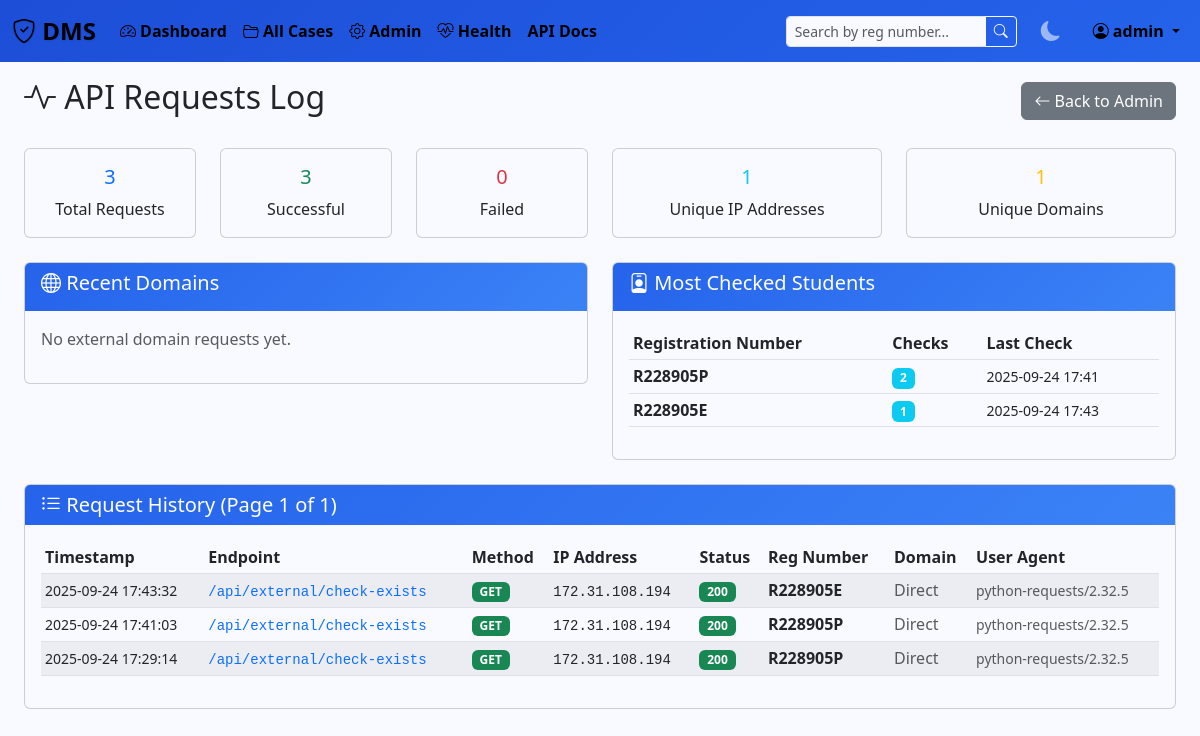
The page /admin/requests-log (signed in) on the database its author committed.
### tables this page shows
CREATE TABLE users (
            id INTEGER PRIMARY KEY AUTOINCREMENT,
            username TEXT UNIQUE NOT NULL,
            email TEXT UNIQUE NOT NULL,
            password_hash TEXT NOT NULL,
            role TEXT NOT NULL DEFAULT 'student',
            created_at TIMESTAMP DEFAULT CURRENT_TIMESTAMP,
            is_active BOOLEAN DEFAULT 1
        , can_give_verdict BOOLEAN DEFAULT 0, department TEXT, failed_login_attempts INTEGER DEFAULT 0, locked_until TIMESTAMP NULL, temp_password_hash TEXT NULL, temp_password_expiry TIMESTAMP NULL);

CREATE TABLE api_requests_log (
            id INTEGER PRIMARY KEY AUTOINCREMENT,
            endpoint TEXT NOT NULL,
            method TEXT NOT NULL,
            ip_address TEXT,
            user_agent TEXT,
            request_data TEXT,
            response_status INTEGER,
            reg_number_checked TEXT,
            requesting_domain TEXT,
            timestamp TIMESTAMP DEFAULT CURRENT_TIMESTAMP
        );

### app.py (the view)
@app.route('/admin/requests-log')
@login_required
@require_role('admin')
def requests_log():
    conn = get_db_connection()
    page = request.args.get('page', 1, type=int)
    per_page = 50
    offset = (page - 1) * per_page
    requests_data = conn.execute('''
        SELECT * FROM api_requests_log
        ORDER BY timestamp DESC
        LIMIT ? OFFSET ?
    ''', (per_page, offset)).fetchall()
    total_count = conn.execute('SELECT COUNT(*) as count FROM api_requests_log').fetchone()['count']
    stats = conn.execute('''
        SELECT
            COUNT(*) as total_requests,
            COUNT(DISTINCT ip_address) as unique_ips,
            COUNT(DISTINCT requesting_domain) as unique_domains,
            SUM(CASE WHEN response_status = 200 THEN 1 ELSE 0 END) as successful_requests,
            SUM(CASE WHEN response_status >= 400 THEN 1 ELSE 0 END) as failed_requests
        FROM api_requests_log
    ''').fetchone()
    recent_domains = conn.execute('''
        SELECT requesting_domain, COUNT(*) as request_count, MAX(timestamp) as last_request
        FROM api_requests_log
        WHERE requesting_domain IS NOT NULL AND requesting_domain != 'direct'
        GROUP BY requesting_domain
        ORDER BY last_request DESC
        LIMIT 10
    ''').fetchall()
    top_reg_numbers = conn.execute('''
        SELECT reg_number_checked, COUNT(*) as check_count, MAX(timestamp) as last_check
        FROM api_requests_log
        WHERE reg_number_checked IS NOT NULL
        AND reg_number_checked NOT LIKE '%numbers%'
        GROUP BY reg_number_checked
        ORDER BY check_count DESC
        LIMIT 10
    ''').fetchall()
    conn.close()
    total_pages = (total_count + per_page - 1) // per_page
    return render_template('requests_log.html',
                         requests=requests_data,
                         stats=stats,
                         recent_domains=recent_domains,
                         top_reg_numbers=top_reg_numbers,
                         page=page,
                         total_pages=total_pages,
                         total_count=total_count)

### templates/requests_log.html (shortened to what this page needs)
{% extends "base.html" %}
{% block content %}
<div class="container-fluid">
    <div class="d-flex justify-content-between align-items-center mb-4">
        <h2><i class="bi bi-activity"></i> API Requests Log</h2>
        <a href="{{ url_for('admin_panel') }}" class="btn btn-secondary">
            <i class="bi bi-arrow-left"></i> Back to Admin
        </a>
    </div>
    <div class="row mb-4">
        <div class="col-md-2">
            <div class="card text-center">
                <div class="card-body">
                    <h5 class="card-title text-primary">{{ stats.total_requests }}</h5>
                    <p class="card-text">Total Requests</p>
                </div>
            </div>
        </div>
        <div class="col-md-2">
            <div class="card text-center">
                <div class="card-body">
                    <h5 class="card-title text-success">{{ stats.successful_requests }}</h5>
                    <p class="card-text">Successful</p>
                </div>
            </div>
        </div>
        <div class="col-md-2">
            <div class="card text-center">
                <div class="card-body">
                    <h5 class="card-title text-danger">{{ stats.failed_requests }}</h5>
                    <p class="card-text">Failed</p>
                </div>
            </div>
        </div>
        <div class="col-md-3">
            <div class="card text-center">
                <div class="card-body">
                    <h5 class="card-title text-info">{{ stats.unique_ips }}</h5>
                    <p class="card-text">Unique IP Addresses</p>
                </div>
            </div>
        </div>
        <div class="col-md-3">
            <div class="card text-center">
                <div class="card-body">
                    <h5 class="card-title text-warning">{{ stats.unique_domains }}</h5>
                    <p class="card-text">Unique Domains</p>
                </div>
            </div>
        </div>
    </div>
    <div class="row mb-4">
        <div class="col-md-6">
            <div class="card">
                <div class="card-header">
                    <h5><i class="bi bi-globe"></i> Recent Domains</h5>
                </div>
                <div class="card-body">
                    {% if recent_domains %}
                    <div class="table-responsive">
                        <table class="table table-sm">
                            <thead>
                                <tr>
                                    <th>Domain</th>
                                    <th>Requests</th>
                                    <th>Last Request</th>
                                </tr>
                            </thead>
                            <tbody>
                                {% for domain in recent_domains %}
                                <tr>
                                    <td><code>{{ domain.requesting_domain }}</code></td>
                                    <td><span class="badge bg-primary">{{ domain.request_count }}</span></td>
                                    <td><small>{{ domain.last_request[:16] }}</small></td>
                                </tr>
                                {% endfor %}
                            </tbody>
                        </table>
                    </div>
                    {% else %}
                    <p class="text-muted">No external domain requests yet.</p>
                    {% endif %}
                </div>
            </div>
        </div>
        <div class="col-md-6">
            <div class="card">
                <div class="card-header">
                    <h5><i class="bi bi-person-badge"></i> Most Checked Students</h5>
                </div>
                <div class="card-body">
                    {% if top_reg_numbers %}
                    <div class="table-responsive">
                        <table class="table table-sm">
                            <thead>
                                <tr>
                                    <th>Registration Number</th>
                                    <th>Checks</th>
                                    <th>Last Check</th>
                                </tr>
                            </thead>
                            <tbody>
                                {% for reg in top_reg_numbers %}
                                <tr>
                                    <td><strong>{{ reg.reg_number_checked }}</strong></td>
                                    <td><span class="badge bg-info">{{ reg.check_count }}</span></td>
                                    <td><small>{{ reg.last_check[:16] }}</small></td>
                                </tr>
                                {% endfor %}
                            </tbody>
                        </table>
                    </div>
                    {% else %}
                    <p class="text-muted">No student checks yet.</p>
                    {% endif %}
                </div>
            </div>
        </div>
    </div>
    <div class="card">
        <div class="card-header">
            <h5 class="mb-0">
                <i class="bi bi-list-ul"></i> Request History
                (Page {{ page }} of {{ total_pages }})
            </h5>
        </div>
        <div class="card-body">
            {% if requests %}
            <div class="table-responsive">
                <table class="table table-striped table-sm">
                    <thead>
                        <tr>
                            <th>Timestamp</th>
                            <th>Endpoint</th>
                            <th>Method</th>
                            <th>IP Address</th>
                            <th>Status</th>
                            <th>Reg Number</th>
                            <th>Domain</th>
                            <th>User Agent</th>
                        </tr>
                    </thead>
                    <tbody>
                        {% for req in requests %}
                        <tr>
                            <td><small>{{ req.timestamp[:19] }}</small></td>
                            <td>
                                <code class="text-primary">{{ req.endpoint }}</code>
                            </td>
                            <td>
                                <span class="badge
                                    {% if req.method == 'GET' %}bg-success{% endif %}
                                ">
                                    {{ req.method }}
                                </span>
                            </td>
                            <td>
                                <span class="text-monospace">{{ req.ip_address or 'N/A' }}</span>
                            </td>
                            <td>
                                <span class="badge
                                    {% if req.response_status == 200 %}bg-success{% endif %}
                                ">
                                    {{ req.response_status }}
                                </span>
                            </td>
                            <td>
                                {% if req.reg_number_checked %}
                                    <strong>{{ req.reg_number_checked }}</strong>
                                {% else %}
                                    <span class="text-muted">-</span>
                                {% endif %}
                            </td>
                            <td>
                                {% if req.requesting_domain and req.requesting_domain != 'direct' %}
                                    <code class="text-info">{{ req.requesting_domain }}</code>
                                {% else %}
                                    <span class="text-muted">Direct</span>
                                {% endif %}
                            </td>
                            <td>
                                <small class="text-muted" title="{{ req.user_agent }}">
                                    {{ req.user_agent[:30] if req.user_agent else 'N/A' }}{% if req.user_agent and req.user_agent|length > 30 %}...{% endif %}
                                </small>
                            </td>
                        </tr>
                        {% endfor %}
                    </tbody>
                </table>
            </div>
            {% else %}
            <div class="text-center py-4">
                <i class="bi bi-inbox text-muted" style="font-size: 3rem;"></i>
                <p class="text-muted mt-2">No API requests logged yet.</p>
                <p class="text-muted small">Requests will appear here once external systems start using the API.</p>
            </div>
            {% endif %}
        </div>
    </div>
</div>
{% endblock %}

### templates/base.html (shortened to what this page needs)
<!DOCTYPE html>
<html lang="en" data-bs-theme="light">
<head>
    <link href="https://cdn.jsdelivr.net/npm/bootstrap@5.3.0/dist/css/bootstrap.min.css" rel="stylesheet">
    <link href="https://cdn.jsdelivr.net/npm/bootstrap-icons@1.10.0/font/bootstrap-icons.css" rel="stylesheet">
</head>
<body>
    {% if current_user.is_authenticated %}
    <nav class="navbar navbar-expand-lg navbar-dark bg-dark">
        <div class="container-fluid">
            <a class="navbar-brand" href="{{ url_for('dashboard') }}">
                <i class="bi bi-shield-check"></i> DMS
            </a>
            <div class="collapse navbar-collapse" id="navbarNav">
                <ul class="navbar-nav me-auto">
                    <li class="nav-item">
                        <a class="nav-link" href="{{ url_for('dashboard') }}">
                            <i class="bi bi-speedometer2"></i> Dashboard
                        </a>
                    </li>
                    {% if current_user.has_permission('staff') %}
                    <li class="nav-item">
                        <a class="nav-link" href="{{ url_for('cases') }}">
                            <i class="bi bi-folder2-open"></i> All Cases
                        </a>
                    </li>
                    {% endif %}
                    {% if current_user.role == 'admin' %}
                    <li class="nav-item">
                        <a class="nav-link" href="{{ url_for('admin_panel') }}">
                            <i class="bi bi-gear"></i> Admin
                        </a>
                    </li>
                    <li class="nav-item">
                        <a class="nav-link" href="{{ url_for('health_dashboard') }}">
                            <i class="bi bi-heart-pulse"></i> Health
                        </a>
                    </li>
                    <li class="nav-item">
                        <a class="nav-link" href="{{ url_for('api_documentation') }}">API Docs</a>
                    </li>
                    {% endif %}
                </ul>
                <div class="search-container me-3">
                    <div class="input-group input-group-sm">
                        <input type="text" class="form-control" id="searchInput" placeholder="Search by reg number..." style="width: 200px;">
                        <button class="btn btn-outline-light" type="button" id="searchBtn">
                            <i class="bi bi-search"></i>
                        </button>
                    </div>
                </div>
                <button class="theme-toggle me-3" id="themeToggle" title="Toggle theme">
                    <i class="bi bi-sun-fill" id="themeIcon"></i>
                </button>
                <div class="navbar-nav">
                    <div class="nav-item dropdown">
                        <a class="nav-link dropdown-toggle" href="#" role="button" data-bs-toggle="dropdown">
                            <i class="bi bi-person-circle"></i> {{ current_user.username }}
                        </a>
                    </div>
                </div>
            </div>
        </div>
    </nav>
    {% endif %}
    <div class="container-fluid mt-3">
        {% block content %}{% endblock %}
    </div>
</body>
</html>

### rows shown on the page
users: username "admin"
api_requests_log: timestamp "2025-09-24 17:43:32", endpoint "/api/external/check-exists", method "GET", ip_address "172.31.108.194", response_status "200", reg_number_checked "R228905E", requesting_domain "Direct", user_agent "python-requests/2.32.5"
api_requests_log: timestamp "2025-09-24 17:41:03", endpoint "/api/external/check-exists", method "GET", ip_address "172.31.108.194", response_status "200", reg_number_checked "R228905P", requesting_domain "Direct", user_agent "python-requests/2.32.5"
api_requests_log: timestamp "2025-09-24 17:29:14", endpoint "/api/external/check-exists", method "GET", ip_address "172.31.108.194", response_status "200", reg_number_checked "R228905P", requesting_domain "Direct", user_agent "python-requests/2.32.5"

### other values the page prints
{{ stats.total_requests }} "3"
{{ stats.successful_requests }} "3"
{{ stats.failed_requests }} "0"
{{ stats.unique_ips }} "1"
{{ stats.unique_domains }} "1"
{{ reg.reg_number_checked }} "R228905P" "R228905E"
{{ reg.check_count }} "2" "1"
{{ reg.last_check[:16] }} "2025-09-24 17:41" "2025-09-24 17:43"
{{ page }} "1"
{{ total_pages }} "1"
